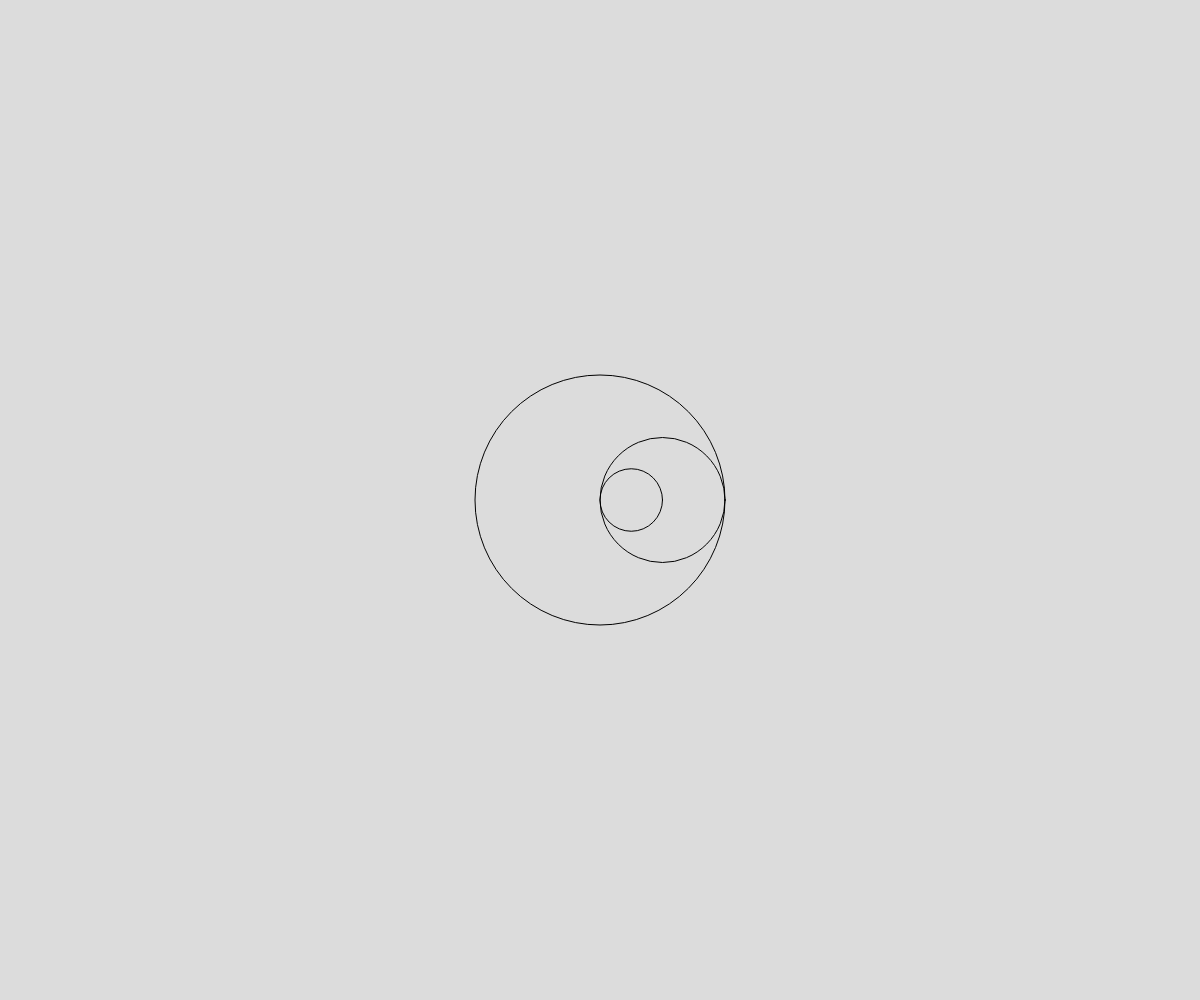
Frame 1 (no input)
Frame 60 (no input): identical to frame 1, image omitted
Frame 120 (the mouse pressed at the canvas centre since frame 60): identical to frame 1, image omitted

The p5.js sketch that drew this single still picture (run headless with seeded random() and noise() and a simulated clock; from frame 60 on, the mouse is pressed at the canvas centre):

// p5.js sketch
// ── sketch.js
// Project Title
// Your Name
// Date
//
// Extra for Experts:
// - describe what you did to take this project "above and beyond"

let circleCount = 2;
let depth = 3;
let circleSize =250;
let len;

function setup() {
  createCanvas(windowWidth, windowHeight);
  noFill();
}

function draw() {

  background(220);
  drawCircle(0,circleSize,depth);
}

function drawCircle(len,circleSize,depth){
  if(depth>0){
    push();
    translate(width/2,height/2);
    circle(len,0,circleSize);
    len = circleSize/4;
    pop();
    drawCircle(len,circleSize/2,depth-1);
  }
}
